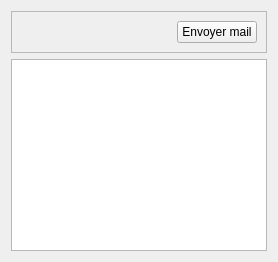
                <widget class="QWidget" name="tab_22">
                 <attribute name="title">
                  <string>GB</string>
                 </attribute>
                 <layout class="QGridLayout" name="gridLayout_26">
                  <item row="0" column="0">
                   <layout class="QVBoxLayout" name="verticalLayout_16">
                    <item>
                     <widget class="QFrame" name="frame_8">
                      <property name="frameShape">
                       <enum>QFrame::StyledPanel</enum>
                      </property>
                      <property name="frameShadow">
                       <enum>QFrame::Raised</enum>
                      </property>
                      <layout class="QHBoxLayout" name="horizontalLayout_15">
                       <item>
                        <spacer name="horizontalSpacer_17">
                         <property name="orientation">
                          <enum>Qt::Horizontal</enum>
                         </property>
                         <property name="sizeHint" stdset="0">
                          <size>
                           <width>40</width>
                           <height>20</height>
                          </size>
                         </property>
                        </spacer>
                       </item>
                       <item>
                        <widget class="QPushButton" name="pushButton_23">
                         <property name="text">
                          <string>Envoyer mail</string>
                         </property>
                        </widget>
                       </item>
                      </layout>
                     </widget>
                    </item>
                    <item>
                     <widget class="QTableView" name="l3GbAdmitedTable">
                      <property name="editTriggers">
                       <set>QAbstractItemView::NoEditTriggers</set>
                      </property>
                      <property name="alternatingRowColors">
                       <bool>true</bool>
                      </property>
                      <property name="showGrid">
                       <bool>false</bool>
                      </property>
                     </widget>
                    </item>
                   </layout>
                  </item>
                 </layout>
                </widget>
